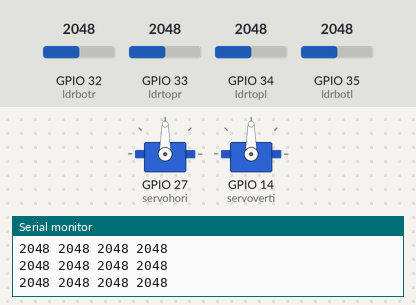
Bench run of a sketch on a simulated ESP32. On the bench: 2 × servo, the last lines printed to the serial monitor. The test bench sets the inputs (shaded band); at power-on: GPIO 32 (ldrbotr) = 2048, GPIO 33 (ldrtopr) = 2048, GPIO 34 (ldrtopl) = 2048, GPIO 35 (ldrbotl) = 2048.

Above: at 1.7 s.
1.8 s: GPIO 32 (ldrbotr) set to 2099
At 2.61 s:
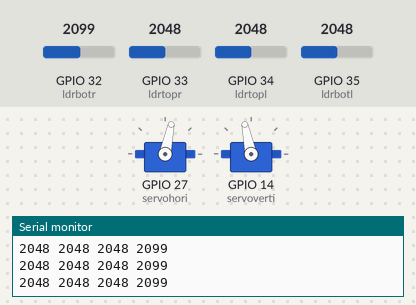
4.8 s: GPIO 33 (ldrtopr) set to 2098
At 7.73 s:
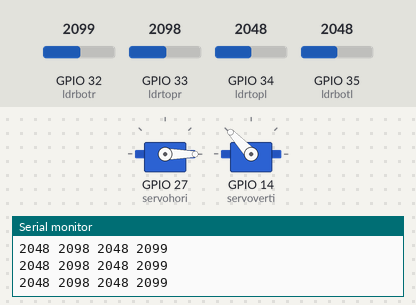
7.8 s: GPIO 34 (ldrtopl) set to 2087
At 8.74 s:
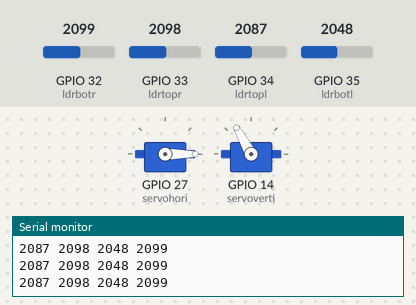
10.8 s: GPIO 35 (ldrbotl) set to 2866
At 11.01 s:
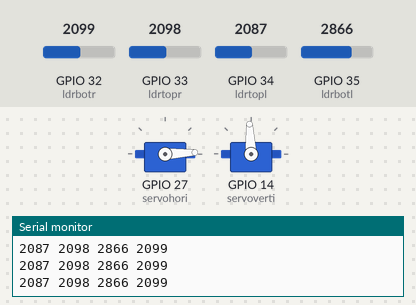
13.8 s: GPIO 32 (ldrbotr) set to 2866
16.8 s: GPIO 34 (ldrtopl) set to 2866
At 17.01 s:
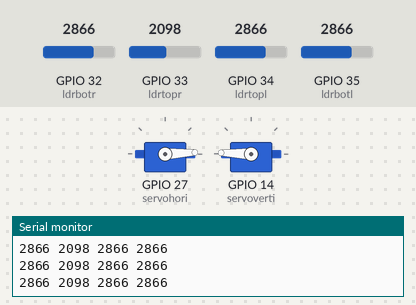
Timing chart, 0 to 22.6 s (numbered marks = the images above; inputs shaded):
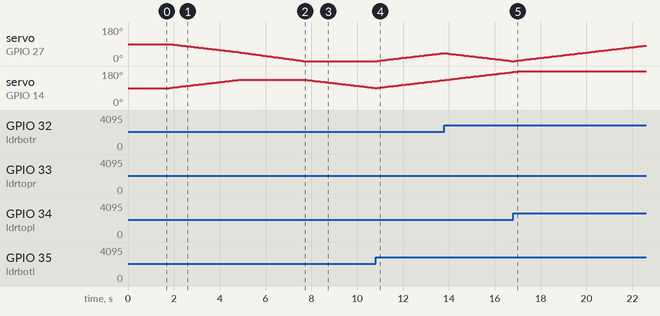

Measured:
- the behaviour switches between 2049 and 2050 on GPIO 32 (ldrbotr) (found by bisection; images 0 and 1)
- the behaviour switches between 2097 and 2098 on GPIO 33 (ldrtopr) (found by bisection; images 1 and 2)
- the behaviour switches between 2049 and 2050 on GPIO 34 (ldrtopl) (found by bisection; images 2 and 3)
- after the input at 1.8 s, servo on GPIO 27 (servohori): moves from 90° to 47° over 3.0 s, starting at once; servo on GPIO 14 (servoverti): moves from 90° to 133° over 3.0 s, starting at once
- after the input at 4.8 s, servo on GPIO 14 (servoverti): stays 133° (without the input it goes to 134° after 0.05 s)
- after the input at 7.8 s, servo on GPIO 14 (servoverti): moves from 133° to 90° over 3.0 s, starting at once
- after the input at 10.8 s, servo on GPIO 27 (servohori): moves from 0° to 42° over 2.9 s, starting after 0.07 s
- after the input at 16.8 s, servo on GPIO 27 (servohori): moves from 0° to 82° over 5.7 s, starting after 0.07 s

The sketch:

ldr_old.ino
```cpp
#include <Servo.h>
//defining Servos
Servo servohori;
int servoh = 90;
int servohLimitHigh = 160;
int servohLimitLow = 20;

Servo servoverti;
int servov = 90;
int servovLimitHigh = 160;
int servovLimitLow = 20;
//Assigning LDRs
int ldrtopl = 34; //top left LDR green
int ldrtopr = 33; //top right LDR yellow
int ldrbotl = 35; // bottom left LDR blue
int ldrbotr = 32; // bottom right LDR orange

 void setup ()
 {
  Serial.begin(9600);
  pinMode(ldrtopl, INPUT);
  pinMode(ldrtopr, INPUT);
  pinMode(ldrbotl, INPUT);
  pinMode(ldrbotr, INPUT);
  servohori.attach(27);
  servohori.write(90);
  servoverti.attach(14);
  servoverti.write(90);
  delay(500);
 }

void loop()
{
  servoh = servohori.read();
  servov = servoverti.read();
  //capturing analog values of each LDR
  int topl = analogRead(ldrtopl);
  int topr = analogRead(ldrtopr);
  int botl = analogRead(ldrbotl);
  int botr = analogRead(ldrbotr);
  // Serial.print(topl, DEC);
  Serial.print(topl, DEC);
  Serial.print(" ");
  Serial.print(topr, DEC);
  Serial.print(" ");
  Serial.print(botl, DEC);
  Serial.print(" ");
  Serial.print(botr, DEC);
  Serial.print(" \n");

  // calculating average
  int avgtop = (topl + topr) / 2; //average of top LDRs
  int avgbot = (botl + botr) / 2; //average of bottom LDRs
  int avgleft = (topl + botl) / 2; //average of left LDRs
  int avgright = (topr + botr) / 2; //average of right LDRs


  if (avgtop < avgbot)
  {
    servoverti.write(servov +1);
    if (servov > servovLimitHigh)
     {
      servov = servovLimitHigh;
     }
    delay(10);
  }
  else if (avgbot < avgtop)
  {
    servoverti.write(servov -1);
    if (servov < servovLimitLow)
  {
    servov = servovLimitLow;
  }
    delay(10);
  }
  else
  {
    servoverti.write(servov);
  }

  if (avgleft > avgright)
  {
    servohori.write(servoh +1);
    if (servoh > servohLimitHigh)
    {
    servoh = servohLimitHigh;
    }
    delay(10);
  }
  else if (avgright > avgleft)
  {
    servohori.write(servoh -1);
    if (servoh < servohLimitLow)
     {
     servoh = servohLimitLow;
     }
    delay(10);
  }
  else
  {
    servohori.write(servoh);
  }
  delay(50);
}
```
